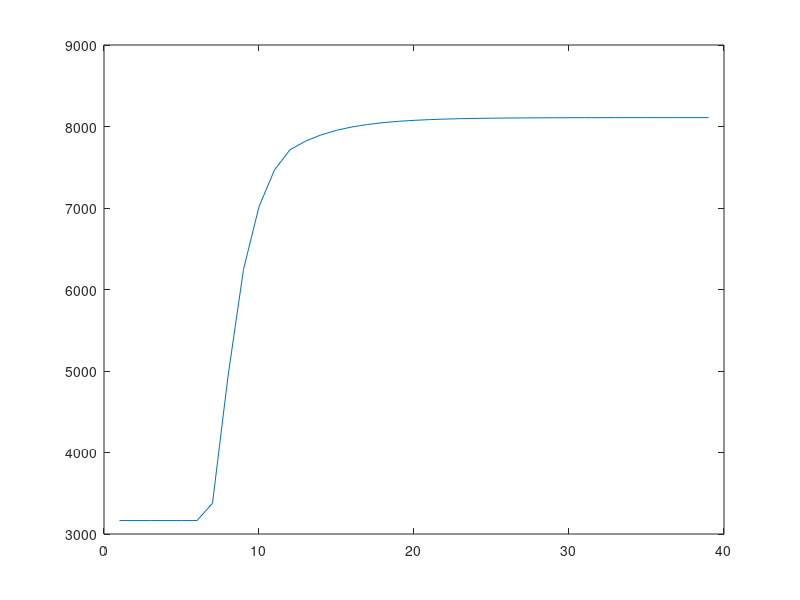

MATLAB code for this plot:
clc
clear all;
close all;

%total load demand
PD=800;

alpha=[510;310;18];
beta=[7.2; 7.85; 7.97];
gamma=[0.00142; 0.00194; 0.00482];

Pmin=[150;100;50];
Pmax=[500;400;200];

B=[0.000218 0.000093 0.000028
    0.000093 0.000228 0.000017
    0.000028 0.000031 0.000015];

Bo=[0.0003 0.0031 0.0015];

Boo = 0.00030523;

delP=10;
lamda=input('Enter estimated value of Lambda = ');
tol=0.01;

iteration=0;

while abs(delP)>tol
    
    iteration=iteration+1;
    
    for i=1:3
        P(i) = (lamda - beta(i))/(2*(gamma(i) + lamda*B(i,i)));  
     if P(i)<=Pmin(i) 
          P(i)=Pmin(i);
     elseif P(i)>=Pmax(i) 
          P(i)=Pmax(i);    
     end

     end
    Ploss_one=0;
    for i=1:3
        for j=1:3
            
          Ploss_one= Ploss_one + P(i)*B(i,j)*P(j);
        end
    end
    Ploss_two=0;
    for i=1:3
        Ploss_two=Ploss_two + P(i)*Bo(i);
    end
    
    Ploss_total= Ploss_one + Ploss_two + Boo;
    
    
    
    
    delP=(PD + Ploss_total)-sum(P);
    
    den=0;
    for i=1:3
        den= den + (gamma(i)+ beta(i)*B(i,i))/(2*(gamma(i)+ lamda*B(i,i))^2); 
    end
        Delamda = delP/den;
        
        disp([lamda,P(1),P(2),P(3),delP,Delamda])
     lamda = lamda + Delamda/2;
   
      totalcost = 0;
     for i=1:3
         cost(i) = alpha(i) + beta(i)*P(i) + gamma(i)*P(i)^2;
          totalcost =  totalcost +cost(i);
     end
    
     tcost(iteration) = totalcost;
end
plot(tcost) 

Ploss_total
delP
Delamda
totalcost